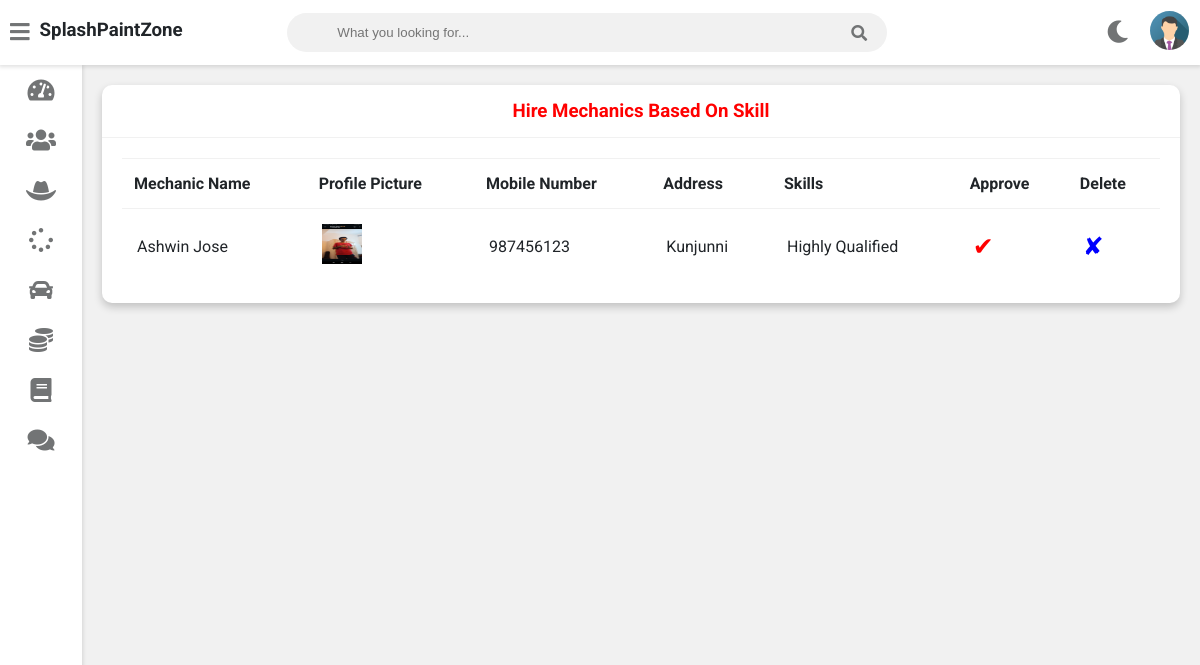
The page /admin-approve-mechanic (signed in) on the database as committed earlier.
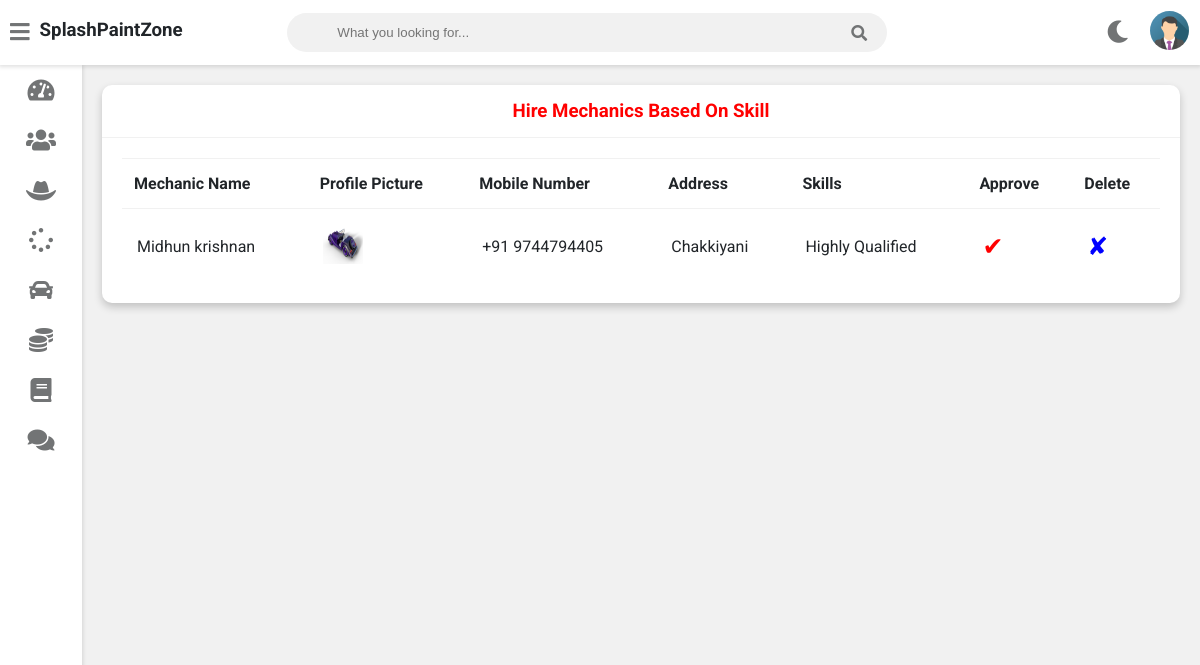
The same page on the database as committed later.
### users/models.py (models this page shows, shortened)
class Mechanic(models.Model):
    user=models.OneToOneField(User,on_delete=models.CASCADE)
    profile_pic= models.ImageField(upload_to='profile_pic/MechanicProfilePic/',null=True,blank=True)
    address = models.CharField(max_length=40)
    mobile = models.CharField(max_length=20,null=False)
    skill = models.CharField(max_length=500,null=True)
    salary=models.PositiveIntegerField(null=True)
    status=models.BooleanField(default=False)
    @property
    def get_name(self):
        return self.user.first_name+" "+self.user.last_name

### users/views.py (the view)
# urls.py: path('admin-approve-mechanic',views.admin_approve_mechanic_view,name='admin-approve-mechanic'),
@login_required(login_url='adminlogin')
def admin_approve_mechanic_view(request):
    mechanics=models.Mechanic.objects.all().filter(status=False)
    return render(request,'admin/admin_approve_mechanic.html',{'mechanics':mechanics})

### users/templates/admin/admin_approve_mechanic.html
{% extends 'admin/adminbase.html' %}
{% block content %}
{% load static %}
	<div class="wrapper">
		<div class="row">
			<div class="col-12 col-m-12 col-sm-12">
				<div class="card">
					<div class="card-header">
						<h3 style="color:red; text-align:center" >
							Hire Mechanics Based On Skill
						</h3>
					</div>
					<div class="card-content">
						<table>
							<thead>
                <tr>
                  <th>Mechanic Name</th>
                  <th>Profile Picture</th>
                  <th>Mobile Number</th>
                  <th>Address</th>
                  <th>Skills</th>
                  <th>Approve</th>
                  <th>Delete</th>
                </tr>
							</thead>
							<tbody>
                {% for m in mechanics %}
                <tr>
                  <td> {{m.get_name}}</td>
                  <td> <img src="{% static m.profile_pic.url %}" alt="Profile Pic" height="40px" width="40px" /></td>
                  <td>{{m.mobile}}</td>
                  <td>{{m.address}}</td>
                  <td>{{m.skill}}</td>
                  <td><a  style="color:red; text-decoration:none;font-size:25px;" href="{% url 'approve-mechanic' m.id  %}">&#10004;</a></td>
                  <td><a style="color:blue; text-decoration:none;font-size:25px;"href="{% url 'delete-mechanic' m.id  %}">&#10008;</a></td>
                </tr>
                {% endfor %}
							</tbody>
						</table>
					</div>
				</div>
			</div>
		</div>
<br><br><br><br><br><br><br><br><br><br><br><br><br><br><br><br>
	</div>
{% endblock content %}

### users/templates/admin/adminbase.html (shortened to what this page needs)
<!DOCTYPE html>
{% load static %}
<html>
<head>
	<link rel="stylesheet" type="text/css" href="https://cdnjs.cloudflare.com/ajax/libs/Chart.js/2.9.3/Chart.min.css">
	<link rel="stylesheet" type="text/css" href="{% static "fontawesome-free/css/all.min.css" %}">
	<link rel="stylesheet" type="text/css" href="{% static "style.css" %}">
</head>
<body class="overlay-scrollbar">
	<div class="navbar">
		<ul class="navbar-nav">
			<li class="nav-item">
				<a class="nav-link">
					<i class="fas fa-bars" onclick="collapseSidebar()"></i>
				</a>
			</li>
			<li class="nav-item">
				<h3>SplashPaintZone</h3>
			</li>
		</ul>
		<form class="navbar-search">
			<input type="text" name="Search" class="navbar-search-input" placeholder="What you looking for...">
			<i class="fas fa-search"></i>
		</form>
		<ul class="navbar-nav nav-right">
			<li class="nav-item mode">
				<a class="nav-link" href="#" onclick="switchTheme()">
					<i class="fas fa-moon dark-icon"></i>
				</a>
			</li>
			<li class="nav-item avt-wrapper">
				<div class="avt dropdown">
					<img src="{% static "images/admin.png" %} " alt="User image" class="dropdown-toggle" data-toggle="user-menu">
				</div>
			</li>
		</ul>
	</div>
	<div class="sidebar">
		<ul class="sidebar-nav">
			<li class="sidebar-nav-item">
				<a href="/admin-dashboard" class="sidebar-nav-link">
					<div>
						<i class="fas fa-tachometer-alt"></i>
					</div>
				</a>
			</li>
			<li class="sidebar-nav-item">
				<a href="/admin-customer" class="sidebar-nav-link">
					<div>
						<i class="fas fa-users"></i>
					</div>
				</a>
			</li>
			<li  class="sidebar-nav-item">
				<a href="/admin-mechanic" class="sidebar-nav-link">
					<div>
					<i class="fas fa-hat-cowboy"></i>
					</div>
				</a>
			</li>
			<li  class="sidebar-nav-item">
				<a href="/admin-request" class="sidebar-nav-link">
					<div>
						<i class="fas fa-spinner"></i>
					</div>
				</a>
			</li>
				<li  class="sidebar-nav-item">
				<a href="/admin-services" class="sidebar-nav-link">
					<div>
						<i class="nav-icon fas fa-car"></i>
					</div>
				</a></li>
			<li  class="sidebar-nav-item">
				<a href="/admin-report" class="sidebar-nav-link">
					<div>
						<i class="fas fa-coins"></i>
					</div>
				</a>
			</li>
			<li  class="sidebar-nav-item">
				<a href="/admin-report" class="sidebar-nav-link">
					<div>
						<i class="nav-icon fas fa-book"></i>
					</div>
				</a>
			</li>
			<li  class="sidebar-nav-item">
				<a href="/admin-feedback" class="sidebar-nav-link">
					<div>
					<i class="fas fa-comments"></i>
					</div>
				</a>
			</li>
		</ul>
	</div>
<div>
	<div class="content">
		{% block content %}
		{% endblock content %}
	</div>
</div>
</body>
</html>

### users/static/style.css (style rules this page uses)
:root { --primary-color: #4834d4; --success-color: #6ab04c; --warning-color: #f0932b; --danger-color: #eb4d4b; --light-color: #212529; --light-second-color: #727475; --light-background: #ffffff; --light-second-background: #f1f1f1; --dark-color: #909090; --dark-second-color: #f5f6fa; --dark-background: #23242D; --dark-second-background: #181818; }
.light { --main-bg-color: var(--light-background); --second-bg-color: var(--light-second-background); --main-color: var(--light-color); --second-color: var(--light-second-color); }
* { box-sizing: border-box; }
body { font-family: 'Roboto', sans-serif; background: var(--second-bg-color); color: var(--dark-second-background); margin: 0; }
.navbar { display: flex; flex-direction: row; background: var(--main-bg-color); color: var(--main-color); position: fixed; top: 0; right: 0; left: 0; z-index: 101; box-shadow: rgba(0,0,0,0.12) 0px 1px 4px 1px; }
.navbar-nav { list-style: none; display: flex; flex-direction: row; padding-left: 0; margin-bottom: 0; margin-top: 0; }
.nav-link { float: left; text-align: center; padding: 21px 10px; text-decoration: none; font-size: 17px; color: var(--second-color); position: relative; }
.navbar-nav i { font-size: 1.4rem; }
.nav-right { margin-left: auto; }
.navbar-search { position: relative; margin: auto; width: 50%; }
.navbar-search input { background: var(--second-bg-color); border: none; padding: 12px 50px 12px 50px; width: 100%; outline: none; color: var(--main-color); border-radius: 20px; }
.navbar-search i { position: absolute; top: 50%; right: 20px; transform: translateY(-50%); color: var(--second-color); cursor: pointer; }
.avt img { width: 39px; height: 39px; border-radius: 50%; }
.avt { padding: 11px }
.dropdown { position: relative; }
.wrapper { padding: 10px; margin-left: 82px; padding-top: 75px; background: var(--second-bg-color); transition: margin-left .5s; }
.sidebar { width: 82px; height: 100vh; position: fixed; margin-top: 65px; background: var(--main-bg-color); box-shadow: rgba(0,0,0,0.12) 0px 1px 4px 1px; overflow: hidden; z-index: 100; transition: width .5s; }
.sidebar-nav { list-style: none; padding: 0; margin: 0; display: flex; flex-direction: column; align-items: center; height: 100vh; }
.sidebar-nav-item { width: 100%; }
.sidebar-nav-link { display: flex; align-items: center; color: var(--main-color); text-decoration: none; }
.sidebar-nav-link i { font-size: 1.5rem; color: var(--second-color); position: absolute; left: 50%; top: 50%; transform: translate(-50%, -50%); }
.sidebar-nav-link div { min-width: 82px; height: 50px; position: relative; }
.row { display: flex; flex-wrap: wrap; flex-direction: row; }
.row:after, .row:before { box-sizing: border-box; }
[class*="col-"] { padding: 10px; }
@media only screen and (min-width: 600px) { .col-sm-12 { width: 100%; } }
@media only screen and (min-width: 768px) { .col-m-12 { width: 100%; } }
@media only screen and (min-width: 992px) { .col-12 { width: 100%; } }
.card { background: var(--main-bg-color); color: var(--main-color); border-radius: 10px; margin-bottom: 10px; box-shadow: 0 4px 8px 0 rgba(0,0,0,0.2); }
.card-header { padding: 15px 30px; border-bottom: 1px solid var(--second-bg-color); position: relative; }
.card-header h3 { margin: 0; }
.card-content { padding: 20px; overflow-x: auto; }
table { border-collapse: collapse; width: 100%; }
table td { border-top: 1px solid var(--second-bg-color); padding: 15px; }
table th { border-top: 1px solid var(--second-bg-color); border-bottom: 1px solid var(--second-bg-color); padding: 15px 12px; text-align: left; }

Rows that differ between the two databases and show on the page:
removed Mechanic: get_name "Ashwin Jose", profile_pic (picture), mobile "987456123", address "Kunjunni", skill "Highly Qualified"
added Mechanic: get_name "Midhun krishnan", profile_pic (picture), mobile "+91 9744794405", address "Chakkiyani", skill "Highly Qualified"
